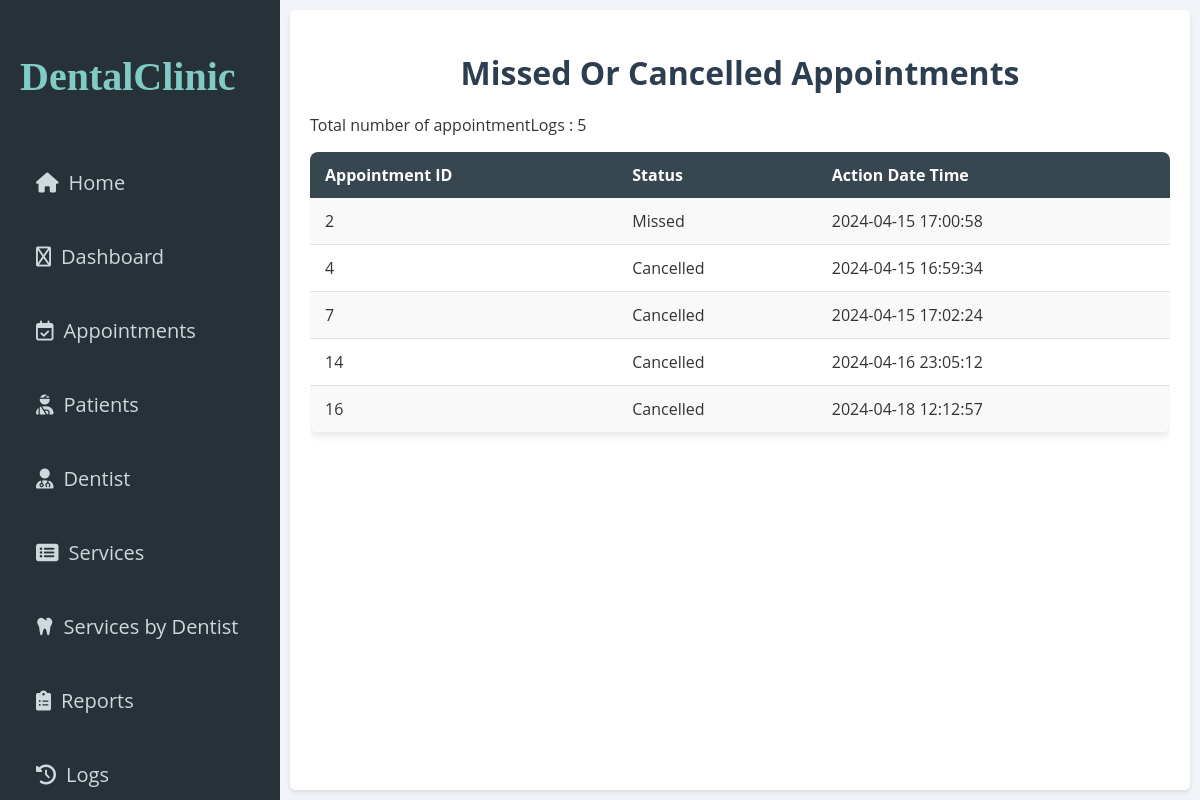
The app's page /mydental/log.php with its own data.
### tables this page shows
CREATE TABLE `appointmentlog` (
  `ID` int(11) NOT NULL,
  `Action` varchar(10) NOT NULL,
  `ActionDateTime` datetime NOT NULL
);

### mydental/log.php (the view, shortened to what this page needs)
<!DOCTYPE html>
<html lang="en">
<head>
    <link rel="stylesheet" href="queries.css" />
    <link
      rel="stylesheet"
      href="https://cdnjs.cloudflare.com/ajax/libs/font-awesome/6.0.0/css/all.min.css"
    />
</head>
<body>
    <div class="dashboard">
        <nav class="menu">
        <div class="logo">
          <h2>DentalClinic</h2>
        </div>
        <ul class="menu-list">
          <li>
            <a href="index.php"><i class="fa-solid fa-home"></i> Home</a>
          </li>
          <li>
            <a href="admin.php"><i class="fa-regular fa-gauge"></i> Dashboard</a>
          </li>
          <li>
            <a href="appointment.php"
              ><i class="fa-regular fa-calendar-check"></i>Appointments</a
            >
          </li>
          <li>
            <a href="patient.php"
              ><i class="fa-solid fa-user-injured"></i>Patients</a
            >
          </li>
          <li>
            <a href="dentist.php"><i class="fa-solid fa-user-md"></i>Dentist</a>
          </li>
          <li>
              <a href="service.php"><i class="fa-solid fa-list-alt"></i> Services</a>
          </li>
          <li>
              <a href="service_by_dentist.php"><i class="fa-solid fa-tooth"></i> Services by Dentist</a>
          </li>
          <li>
            <a href="reports.php"
              ><i class="fa fa-clipboard-list"></i></i>Reports</a
            >
          </li>
          <li>
              <a href="log.php"><i class="fa-solid fa-history"></i> Logs</a>
          </li>
        </ul>
      </nav>
        <div class="main-content">
            <h1>Missed Or Cancelled Appointments</h1>
            <?php
            $servername = "localhost";
            $username = "root";
            $password = "";
            $database = "dentalclinic";
            $conn = new mysqli($servername, $username, $password, $database);
            $appointmentLogQuery = "SELECT * FROM appointmentLog WHERE Action = 'Missed' OR Action = 'Cancelled' ORDER BY `Action` DESC";
            $appointmentLogResult = $conn->query($appointmentLogQuery);
            if ($appointmentLogResult->num_rows > 0) {
                echo "<p>Total number of appointmentLogs : $appointmentLogResult->num_rows </p>";
                echo '<div class="table-container">';
                echo '<table>';
                echo '<thead>';
                echo '<tr>';
                echo '<th>Appointment ID</th>';
                echo '<th>Status</th>';
                echo '<th>Action Date Time</th>';
                echo '</tr>';
                echo '</thead>';
                echo '<tbody>';
                while ($row = $appointmentLogResult->fetch_assoc()) {
                    echo '<tr>';
                    echo '<td>' . htmlspecialchars($row["ID"]) . '</td>';
                    echo '<td>' . htmlspecialchars($row["Action"]) . '</td>';
                    echo '<td>' . htmlspecialchars($row["ActionDateTime"]) . '</td>';
                    echo '</tr>';
                }
                echo '</tbody>';
                echo '</table>';
                echo '</div>';
            } else {
                echo "<p>No appointmentLog records found.</p>";
            }
            ?>
        </div>
    </div>
</body>
</html>

### mydental/queries.css (style rules this page uses)
.main-content { flex-grow: 1; padding: 20px; background-color: white; box-shadow: 0 2px 4px rgba(0, 0, 0, 0.1); border-radius: 5px; margin: 10px; }
h1 { text-align: center; margin-bottom: 20px; color: #2c3e50; }
.table-container { height: 80%; overflow-y: auto; overflow-x: hidden; position: relative; }
table { width: 100%; border-collapse: collapse; border-spacing: 0; background-color: white; border-radius: 8px; overflow: hidden; box-shadow: 0 4px 8px rgba(0, 0, 0, 0.1); }
thead { background-color: #37474f; color: white; position: sticky; top: 0; z-index: 1; }
thead th { padding: 12px 15px; text-align: left; font-weight: bold; }
tbody tr:nth-child(odd) { background-color: #f9f9f9; }
tbody td { padding: 12px 15px; border-bottom: 1px solid #e0e0e0; }
tbody tr:last-child td { border-bottom: none; }

### mydental/styles.css (style rules this page uses)
body { font-family: "Open Sans", sans-serif; margin: 0; padding: 0; background-color: #f0f4f8; color: #333; }
.dashboard { display: flex; height: 100vh; }
.menu { width: 240px; background-color: #263238; color: #fff; padding: 20px; }
.logo h2 { color: #80cbc4; font-family: "Lobster", cursive; font-size: 40px; padding-bottom: 20px; }
.menu-list { list-style: none; padding: 0; margin-top: 30px; }
.menu-list li { margin-bottom: 15px; }
.menu a { display: flex; align-items: center; text-decoration: none; color: #cfd8dc; padding: 16px; border-radius: 5px; transition: background-color 0.3s; font-size: 20px; gap: 10px; }
.main-content { flex-grow: 1; padding: 20px; margin: 10px; background-color: white; border-radius: 8px; box-shadow: 0 4px 8px rgba(0, 0, 0, 0.1); }

### records on screen
appointmentlog: ID "2", Action "Missed", ActionDateTime "2024-04-15 17:00:58"
appointmentlog: ID "4", Action "Cancelled", ActionDateTime "2024-04-15 16:59:34"
appointmentlog: ID "7", Action "Cancelled", ActionDateTime "2024-04-15 17:02:24"
appointmentlog: ID "14", Action "Cancelled", ActionDateTime "2024-04-16 23:05:12"
appointmentlog: ID "16", Action "Cancelled", ActionDateTime "2024-04-18 12:12:57"

### other values on screen
$appointmentLogResult->num_rows "5"
